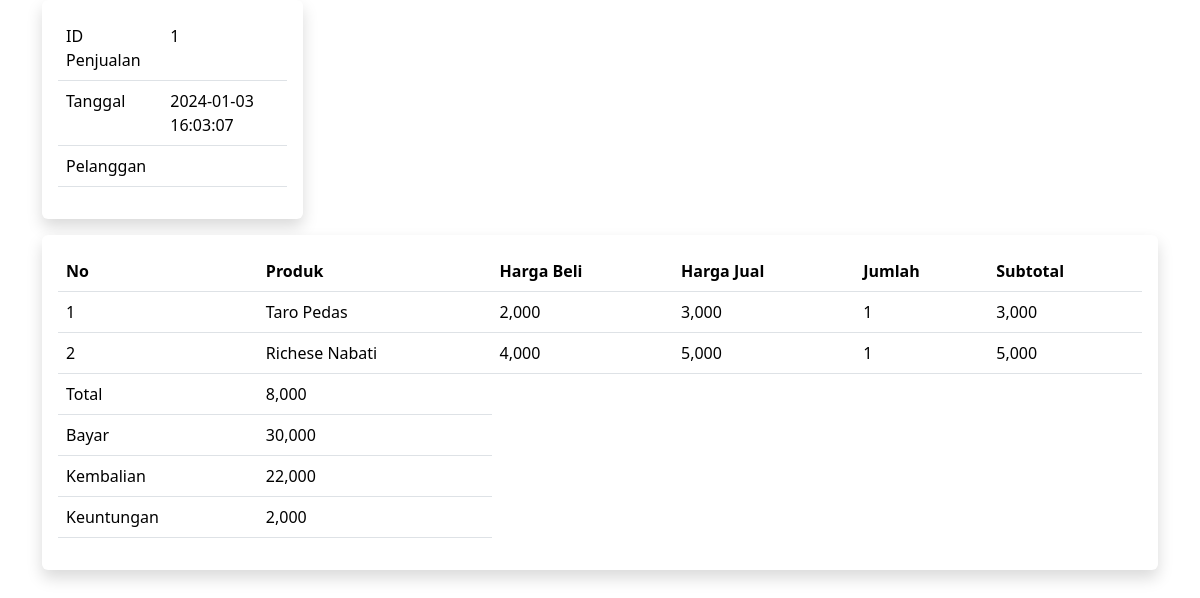
/kasir/nota.php?id=1 (signed in), run on the app's committed database.
### tables this page shows
CREATE TABLE `penjualan` (
  `id_penjualan` int(11) NOT NULL,
  `id_pelanggan` int(11) DEFAULT NULL,
  `id_toko` int(11) NOT NULL,
  `id_user` int(11) NOT NULL,
  `tanggal_penjualan` datetime NOT NULL,
  `total_penjualan` int(11) NOT NULL,
  `bayar_penjualan` int(11) NOT NULL,
  `kembalian_penjualan` int(11) NOT NULL
);

CREATE TABLE `penjualan_produk` (
  `id_penjualan_produk` int(11) NOT NULL,
  `id_penjualan` int(11) NOT NULL,
  `id_produk` int(11) NOT NULL,
  `id_toko` int(11) NOT NULL,
  `harga_beli` int(11) NOT NULL,
  `nama_jual` varchar(255) NOT NULL,
  `harga_jual` int(11) NOT NULL,
  `jumlah_jual` int(11) NOT NULL,
  `subtotal_jual` int(11) NOT NULL
);

### kasir/nota.php (the view, shortened to what this page needs)
<?php include '../koneksi.php'; ?>
<!DOCTYPE html>
<html lang="en">
<head>
    <link rel="stylesheet" type="text/css" href="../assets/css/bootstrap.min.css">
</head>
<body>
    <div class="container">
<?php
$id_toko = $_SESSION['user']['id_toko'];
$id_penjualan = $_GET['id'];
$ambil = $koneksi->query("SELECT * FROM penjualan
                        LEFT JOIN pelanggan ON penjualan.id_pelanggan=pelanggan.id_pelanggan
                        WHERE penjualan.id_penjualan ='$id_penjualan' AND penjualan.id_toko= '$id_toko' ");
$penjualan = $ambil->fetch_assoc();
$produk = array();
$ambil = $koneksi->query("SELECT * FROM penjualan_produk WHERE id_penjualan='$id_penjualan' AND id_toko= '$id_toko' ");
while($tiap = $ambil->fetch_assoc())
{
    $produk[] = $tiap;
}
?>
<div class="row mb-3">
    <div class="col-md-3">
        <div class="card border-0 shadow">
            <div class="card-body">
                <table class="table">
                    <tr>
                        <td>ID Penjualan</td>
                        <td><?php echo $penjualan['id_penjualan'] ?></td>
                    </tr>
                    <tr>
                        <td>Tanggal</td>
                        <td><?php echo $penjualan['tanggal_penjualan'] ?></td>
                    </tr>
                    <tr>
                        <td>Pelanggan</td>
                        <td>
                        </td>
                    </tr>
                </table>
            </div>
        </div>
    </div>
</div>
<div class="card border-0 shadow">
    <div class="card-body">
        <table class="table">
            <thead>
                <tr>
                    <th>No</th>
                    <th>Produk</th>
                    <th>Harga Beli</th>
                    <th>Harga Jual</th>
                    <th>Jumlah</th>
                    <th>Subtotal</th>
                </tr>
            </thead>
            <tbody>
                <?php $keuntungan = 0; ?>
                <?php foreach ($produk as $key => $value): ?>
                    <?php $keuntungan += ($value['harga_jual'] - $value['harga_beli']) * $value['jumlah_jual'] ?>
                <tr>
                    <td><?php echo $key+1 ?></td>
                    <td><?php echo $value["nama_jual"] ?></td>
                    <td><?php echo number_format($value["harga_beli"]) ?></td>
                    <td><?php echo number_format($value["harga_jual"]) ?></td>
                    <td><?php echo number_format($value["jumlah_jual"]) ?></td>
                    <td><?php echo number_format($value["subtotal_jual"]) ?></td>
                </tr>
                <?php endforeach?>
            </tbody>
            <tfoot>
                <tr>
                    <td>Total</td>
                    <td><?php echo number_format($penjualan["total_penjualan"]) ?></td>
                </tr>
                <tr>
                    <td>Bayar</td>
                    <td><?php echo number_format($penjualan["bayar_penjualan"]) ?></td>
                </tr>
                <tr>
                    <td>Kembalian</td>
                    <td><?php echo number_format($penjualan["kembalian_penjualan"]) ?></td>
                </tr>
                <tr>
                    <td>Keuntungan</td>
                    <td><?php echo number_format($keuntungan) ?></td>
                </tr>
            </tfoot>
        </table>
    </div>
</div>
    </div>
</body>
</html>

### data on the page
penjualan: id_penjualan "1", tanggal_penjualan "2024-01-03 16:03:07", total_penjualan "8,000", bayar_penjualan "30,000", kembalian_penjualan "22,000"
penjualan_produk: nama_jual "Taro Pedas", harga_beli "2,000", harga_jual "3,000", jumlah_jual "1", subtotal_jual "3,000"
penjualan_produk: nama_jual "Richese Nabati", harga_beli "4,000", harga_jual "5,000", jumlah_jual "1", subtotal_jual "5,000"

### other printed values
$keuntungan "2,000"
